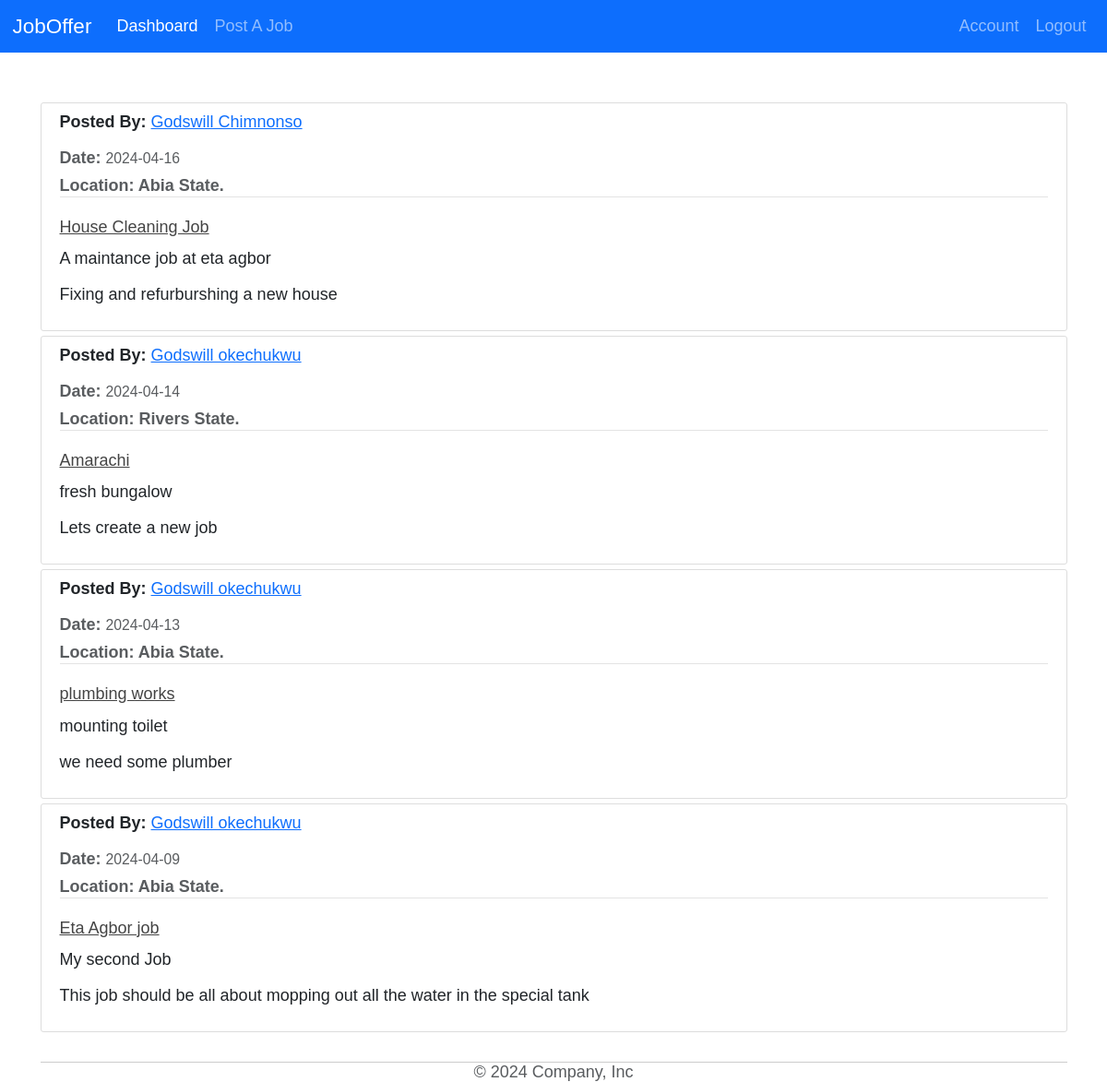
The app's page /home (signed in) with its own data.
### model/base.py (models this page shows, shortened)
class Job(Base):
    __tablename__ = 'jobs'
    id = Column(Integer, primary_key=True)
    job_title = Column(String(50), nullable=False)
    job_description = Column(String(100), nullable=False)
    completed = Column(Boolean, default=False)
    content = Column(String(1000), nullable=False)
    date_posted = Column(DateTime, nullable=False, default=datetime.utcnow)
    location = Column(String(100), nullable=False)
    client_id = Column(Integer, ForeignKey('clients.id'))

class BaseUser(Base, UserMixin):
    id = Column(Integer, primary_key=True)
    username = Column(String(80), unique=True, nullable=False)
    email = Column(String(120), unique=True, nullable=False)
    image_file = Column(String(20), nullable=False, default='default.jpg')
    password = Column(String(60), nullable=False)
    date_joined = Column(DateTime, nullable=False, default=datetime.utcnow)
    phone = Column(String(14), nullable=False)
    state = Column(String(20), nullable=False)

### model/main/routes.py (the view)
@main.route("/")
@main.route("/home")
def home():
    jobs = Job.query.order_by(Job.date_posted.desc()).all()  # Ordering jobs by date_posted descending
    return render_template('home.html', jobs=jobs)

### model/__init__.py (called while the page is built)
@login_manager.user_loader
def load_user(user_id):
    x = Plumber.query.get(str(user_id))
    if x == None:
        x = Client.query.get(str(user_id))
    return x

### model/templates/home.html
{% extends "layout.html" %}
{% block content %}
<link rel="stylesheet" type="text/css" href="{{ url_for('static', filename='main.css') }}">
    {% for job in jobs %}
        <article class="media content-section">
          <div class="media-body">
            <div class="article-metadata">
              <p><strong>Posted By: </strong><a class="mr-2" href="#">{{ job.clients.username }}</a></p>
              <small class="text-muted"><strong>Date: </strong>{{ job.date_posted.strftime('%Y-%m-%d') }}</small>
              <div class="mt-2">
                <small class="text-muted"><strong>Location: {{ job.location }} State.</strong></small>
              </div>
            </div>
            <h2><a class="article-title" href="{{ url_for('job_route.job', job_id=job.id) }}">{{ job.job_title }}</a></h2>
            <p class="article-content">{{ job.job_description }}</p>
            <p class="article-content">{{ job.content }}</p>
          </div>
        </article>
    {% endfor %}
{% endblock content %}

### model/static/main.css (style rules this page uses)
* { padding: 0; margin: 0; font: 18px San Francisco, Arial, sans-serif; }
h1, h2, h3, h4, h5, h6 { color: #444444; }
.content-section { background: #ffffff; padding: 10px 20px; border: 1px solid #dddddd; border-radius: 3px; margin-bottom: 5px; }
.article-title { color: #444444; }
.article-content { white-space: pre-line; }
.article-metadata { padding-bottom: 1px; margin-bottom: 4px; border-bottom: 1px solid #e3e3e3 }

### records on screen
Job: clients.username "Godswill Chimnonso", date_posted "2024-04-16", location "Abia", job_title "House Cleaning Job", job_description "A maintance job at eta agbor", content "Fixing and refurburshing a new house"
Job: clients.username "Godswill okechukwu", date_posted "2024-04-14", location "Rivers", job_title "Amarachi", job_description "fresh bungalow", content "Lets create a new job"
Job: clients.username "Godswill okechukwu", date_posted "2024-04-13", location "Abia", job_title "plumbing works", job_description "mounting toilet", content "we need some plumber"
Job: clients.username "Godswill okechukwu", date_posted "2024-04-09", location "Abia", job_title "Eta Agbor job", job_description "My second Job", content "This job should be all about mopping out all the water in the special tank"
